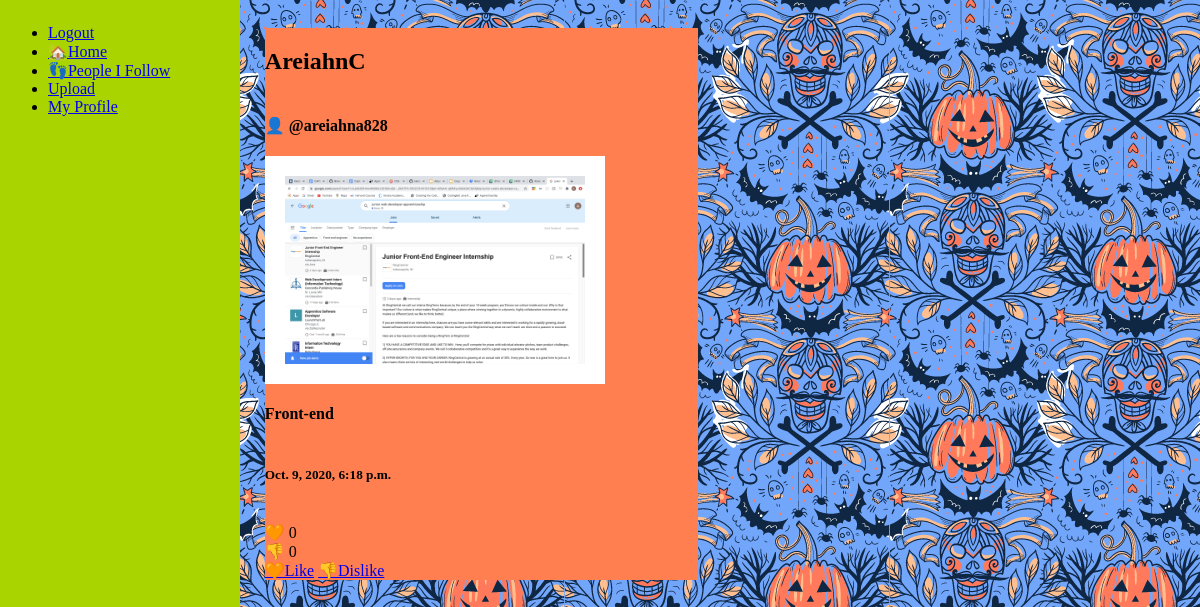
Before: / (signed in) with the older database file.
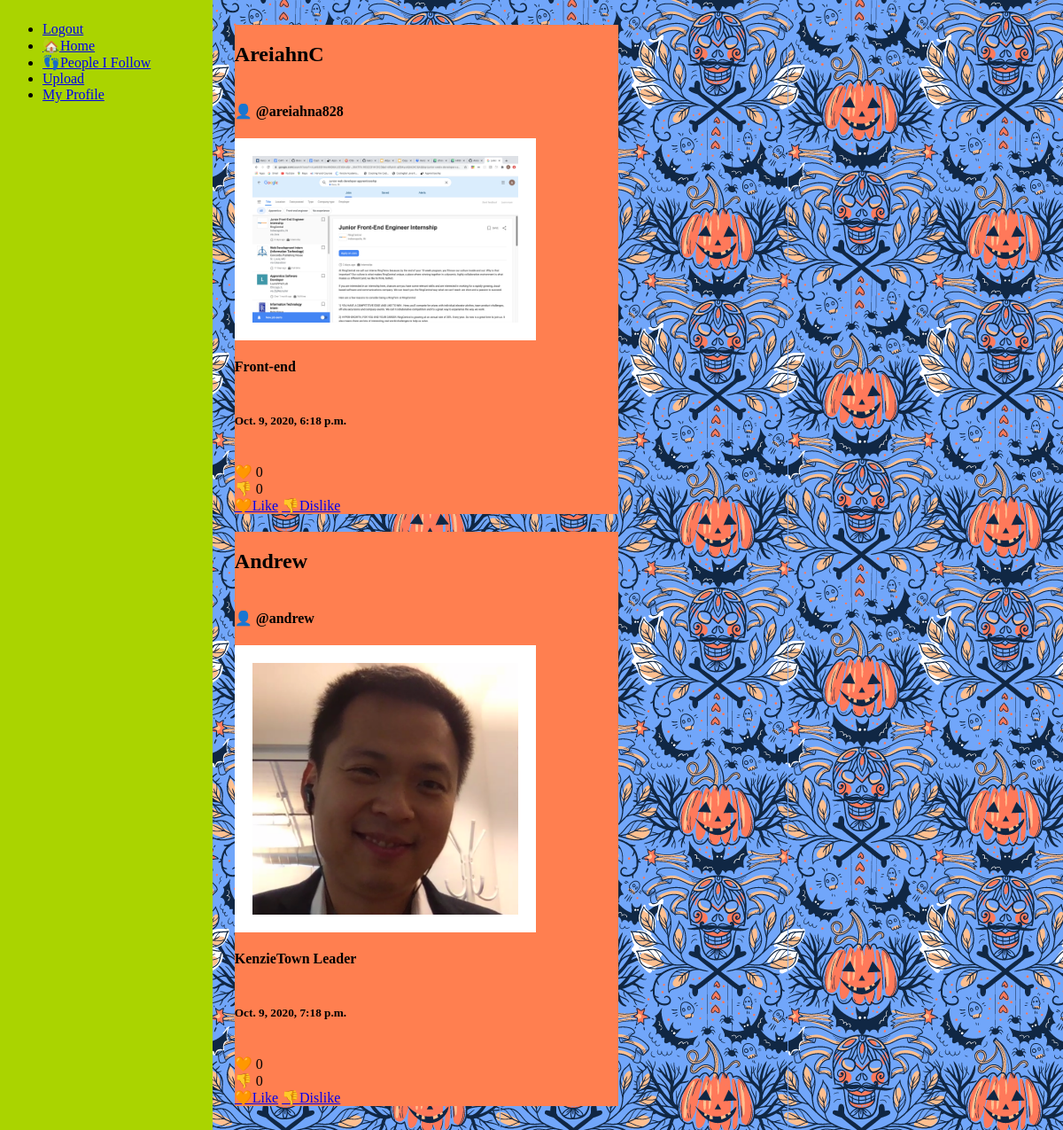
After: the same page with the newer database file.
### post/models.py (models this page shows, shortened)
class Post(models.Model):
    photo = models.ImageField(upload_to="image")
    caption = models.CharField(max_length=250)
    date = models.DateTimeField(default=timezone.now)
    location = models.CharField(max_length=100, null=True, blank=True)
    likes = models.IntegerField(default=0)
    dislikes = models.IntegerField(default=0)
    author = models.ForeignKey(InstaUser, on_delete=models.CASCADE)

### instauser/models.py (models this page shows, shortened)
class InstaUser(AbstractUser):
    display_name = models.CharField(max_length=40, unique=True)
    bio = models.CharField(max_length=100, blank=True, null=True)
    followers = models.ManyToManyField("self", symmetrical=False, default='self')
    profile_pic = models.ImageField(upload_to='static/', blank=True)
    REQUIRED_FIELDS = ['display_name']

### post/views.py (the view)
# urls.py: path('', PostFeedView.as_view(), name='homepage'),
class PostFeedView(TemplateView):
    template_name = "feed.html"
    @method_decorator(login_required)
    def get(self,request, *args, **kwargs):
        user = get_user(request)
        posts = Post.objects.all()
        return render(request, self.template_name, {'user': user,
                                            'posts': posts
        })

### templates/feed.html (shortened to what this page needs)
<!DOCTYPE html>
<html lang="en">
<head>
    <link rel="stylesheet" href="../static/style.css">
</head>
<body>
    <div id="toolbar">
        {% include './partials/toolbar.html' %}
    </div>
    <div id="main">
        {% include './partials/post.html' %}
    </div>
</body>
</html>

### templates/partials/toolbar.html
<div class="wrapper">
    <nav id="navbar">
        <div id="nav">
        <ul class="navlist">
            {% if not request.user.is_authenticated %}
                <li><a href="/login/">Login</a></li>
                <li><a href="/signup/">Sign Up</a></li>
            {% elif request.user.is_authenticated %}
                <li><a href="/logout/">Logout</a></li>
                <li><a href="/">🏡Home</a></li>
                <li><a href="/flt/">👣People I Follow</a></li>
                <li><a href="/post/">Upload</a></li>
                <li><a href="/user/{{ request.user.id }}/">My Profile</a></li>
            {% endif %}
        </ul>
        </div>
    </nav>
</div>

### templates/partials/post.html
{% for post in posts %}
    <div class="post-container">
        <h2>{{ post.author.display_name }}</h2>
        <h4>👤 @{{ post.author.username }}</h4>
        <img class="postpic" src="{{ post.photo.url }}" alt="photo">
        <h4>{{ post.caption }}</h4>
        <h5 role="doc-credit">{{ post.date }}</h5>
        <br>
        <section>🧡 {{ post.likes }}</section>
        <section>👎 {{ post.dislikes }}</section>
        <section>
            <a href="/like/">🧡Like</a>
            <a href="/dislike/">👎Dislike</a>
        </section>
    </div>
{% endfor %}

### static/style.css (style rules this page uses)
body { background-image: url('/static/2.png'); display: grid; grid-template: "a b b b" auto "a b b b" auto "a b b b" auto / 20% 1fr 1fr }
.postpic { max-width: 300px; max-height: 300px; border: 20px solid white; display: flex; image-rendering: crisp-edges; shape-image-threshold: auto; }
.post-container { display: grid; background-color: coral; margin: 20px; }

Changed rows visible on the page:
added Post: author.display_name "Andrew", author.username "andrew", photo (picture), caption "KenzieTown Leader", date "Oct. 9, 2020, 7:18 p.m.", likes "0", dislikes "0"
